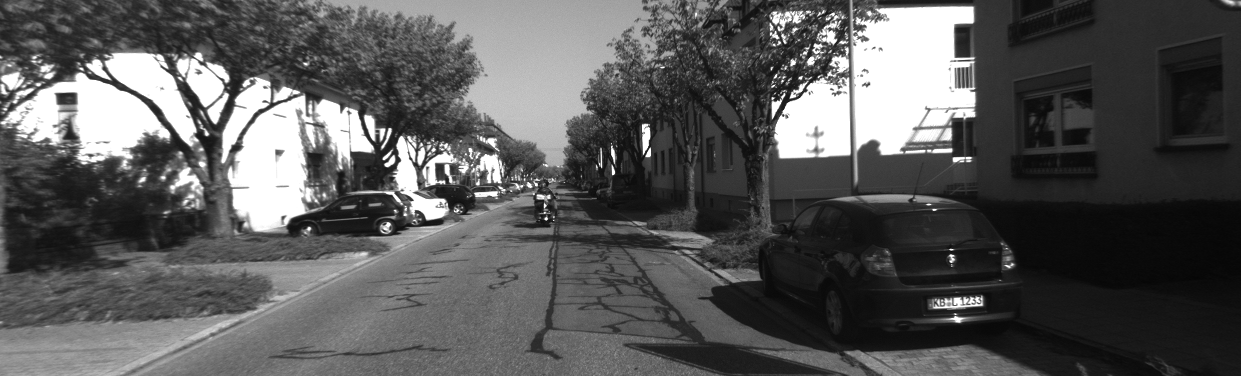
#> input picture python/images/000001.png, 1241 x 376 px
$ python main.py
#> lines starting #> are read from the running program, lines starting #| are printed output that depends on the picture
import os
import cv2 as cv
import numpy as np

from matplotlib import pyplot as plt
from cell import Cell
from scipy.stats import wasserstein_distance
import scipy
from scipy import stats as sts
img1 = cv.imread('./images/000001.png', cv.IMREAD_COLOR)
#> img1 is the input picture: shape (376, 1241, 3); min 5, max 255, mean 88.4
img2 = cv.imread('./images/000002.png', cv.IMREAD_COLOR)
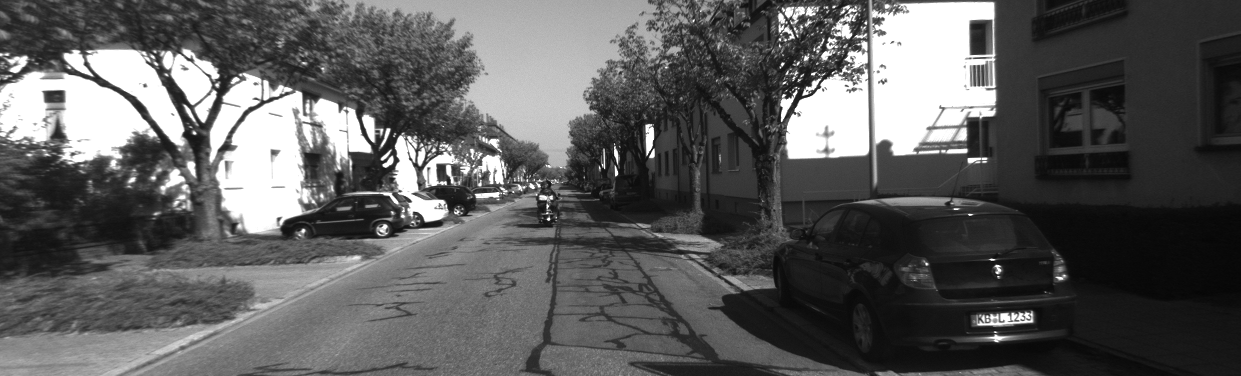
#> input picture python/images/000002.png, 1241 x 376 px
#> img2 is the input picture: shape (376, 1241, 3); min 5, max 255, mean 91.7

# Initiate ORB detector
orb1 = cv.ORB_create(800)
orb2 = cv.ORB_create(800)
# find the keypoints with ORB
kp1 = orb1.detect(img1,None)
#> kp1 = 800 keypoints; strongest (x, y, size): (385, 164, 31), (790, 97, 31), (614, 173, 31), (773, 98, 31)
kp2 = orb2.detect(img2,None)
#> kp2 = 800 keypoints; strongest (x, y, size): (803, 94, 31), (383, 164, 31), (384, 164, 37.2), (651, 156, 31)
# compute the descriptors with ORB
kp1, des1 = orb1.compute(img1, kp1)
kp2, des2 = orb2.compute(img2, kp2)
# draw only keypoints location,not size and orientation
img1 = cv.drawKeypoints(img1, kp1, None, color=(0,255,0), flags=0)
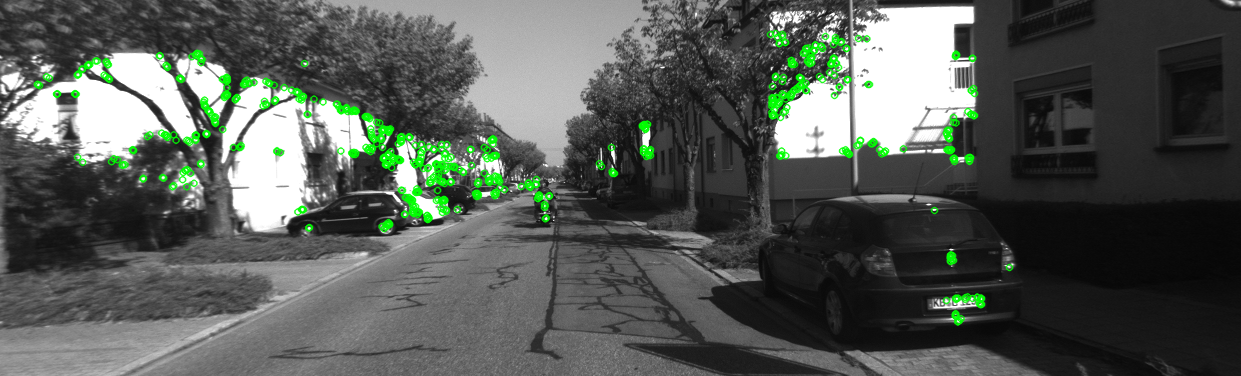
#> img1: shape (376, 1241, 3); mean B, G, R 85.1, 90.9, 85.1
img2 = cv.drawKeypoints(img2, kp2, None, color=(0,255,0), flags=0)
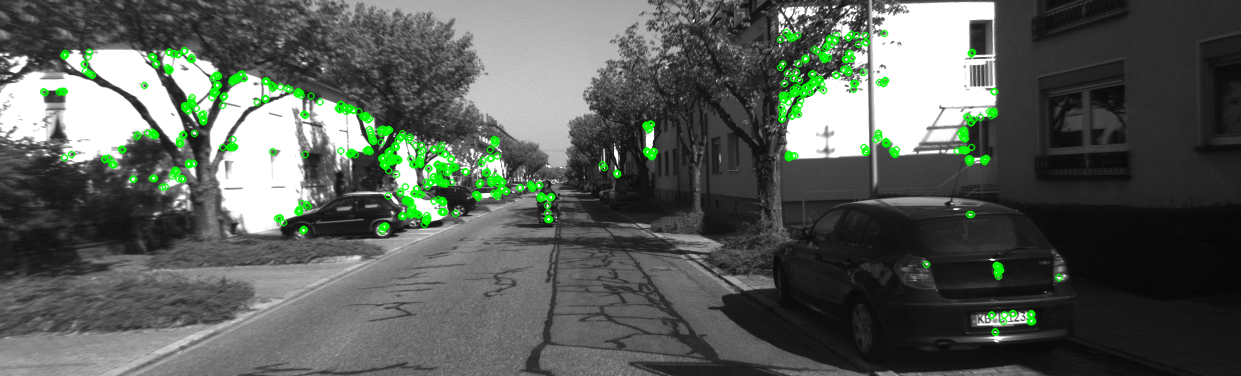
#> img2: shape (376, 1241, 3); mean B, G, R 88.3, 94.1, 88.3
#plt.imshow(img1), plt.show()
#plt.imshow(img2), plt.show()
bf = cv.BFMatcher(cv.NORM_HAMMING)
matches = bf.match(des1, des2)
#> matches = 800 matches
min_distance = matches[0].distance
#> min_distance = 71
max_distance = matches[0].distance
#> max_distance = 71
for x in matches:
    if x.distance < min_distance:
        min_distance = x.distance
    if x.distance > max_distance:
        max_distance = x.distance
#> this loop made 800 passes
#> min_distance on passes 2, 3, 7, 15: 24, 18, 15, 5
#> max_distance on passes 23, 71, 399: 78, 85, 88
#> after the loop, max_distance = 88; min_distance = 5
good_match = []

for x in matches:
    if x.distance <= max(2 * min_distance, 30):
        good_match.append(x)
#> after the loop, good_match = 295 matches
matches1 = good_match
#> matches1 = 295 matches
# outimage = cv.drawMatches(img1, kp1, img2, kp2, matches, outImg=None)
# cv.imshow("Match Result", outimage)
# cv.waitKey(0)

##---------------------------------------------------------------------------------

rows,cols,dpt=img1.shape
#> rows = 376; cols = 1241; dpt = 3
print(cols)
#| 1241
print(rows)
#| 376
#1241, 376
Map1=np.array([])
Map2=np.array([])
col_m = 60
row_n = 30
Map1.resize(row_n, col_m)
Map2.resize(row_n, col_m)
# [12 lines of commented-out code are left out]
print(len(kp1))
#| 800
for k1 in range(0, len(kp1)):
    x, y = kp1[k1].pt
    id_x = int((y*row_n)//rows)
    id_y = int((x*col_m)//cols)
    Map1[id_x][id_y]=Map1[id_x][id_y]+1
#> this loop made 800 passes
#> (x, y, id_x, id_y) on passes 1 to 3: (445, 166, 13, 21), (528, 183, 14, 25), (647, 124, 9, 31)
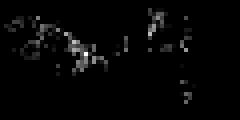
#> Map1: shape (30, 60) float64 (shown 4 times larger); min 0, max 20, mean 0.444; drawn with min black and max white
    #print(id_x)
for k2 in range(0, len(kp2)):
    x, y = kp2[k2].pt
    id_x = int((y*row_n)//rows)
    id_y = int((x*col_m)//cols)
    Map2[id_x][id_y]=Map2[id_x][id_y]+1
#> this loop made 800 passes
#> (x, y, id_x, id_y) on passes 1 to 3: (853, 83, 6, 41), (428, 168, 13, 20), (646, 125, 9, 31)
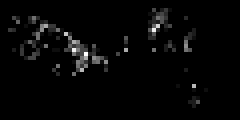
#> Map2: shape (30, 60) float64 (shown 4 times larger); min 0, max 18, mean 0.444; drawn with min black and max white
np.savetxt('a.txt',Map1)
print("Map1 data!!")
print(Map1)
#> (printed output is left out)
print("Map2 data!!")
print(Map2)
#> (printed output is left out)
print("finish init")
#----------------------------------------------processing

map1_distr=[]
map2_distr=[]
r=8
# [13 lines of commented-out code are left out]
def JS_divergence(p, q):
    M = (p + q) / 2
    return 0.5 * sts.entropy(p, M) + 0.5 * sts.entropy(q, M)
for m in range(0, len(matches1)):
    map1_distr=[]
    map2_distr=[]
    x1, y1 = kp1[matches1[m].queryIdx].pt
    x2, y2 = kp2[matches1[m].trainIdx].pt
    id1_x = int((y1*row_n)//rows)
    id1_y =int ((x1*col_m)//cols)
    id2_x = int((y2*row_n)//rows)
    id2_y =int ((x2*col_m)//cols)
    for xi in range(0, 2*r):
        for yi in range(0, 2*r):
            if (id1_x-r+xi)<0 or (id1_x-r+xi)>=row_n or (id1_y-r+yi)<0 or (id1_y-r+yi)>col_m:
                map1_distr.append(0)
            else:
                map1_distr.append(Map1[id1_x][id1_y])
            if (id2_x-r+xi)<0 or (id2_x-r+xi)>=row_n or (id2_y-r+yi)<0 or (id2_y-r+yi)>col_m:
                map2_distr.append(0)
            else:
                map2_distr.append(Map2[id2_x][id2_y])
    print(wasserstein_distance(map1_distr, map2_distr))
#> this loop made 295 passes
#> (x1, y1, x2, y2, id1_x, id1_y, id2_x, id2_y) on passes 1 to 3: (528, 183, 530, 184, 14, 25, 14, 25), (647, 124, 651, 124, 9, 31, 9, 31), (412, 200, 410, 201, 15, 19, 16, 19)
#| 3.0
#| 1.0
#| 2.0
#| 1.0
#| 0.0
#| 7.0
#| 3.0
#| 3.0
#> (further printed lines are left out)
    # [5 lines of commented-out code are left out]
